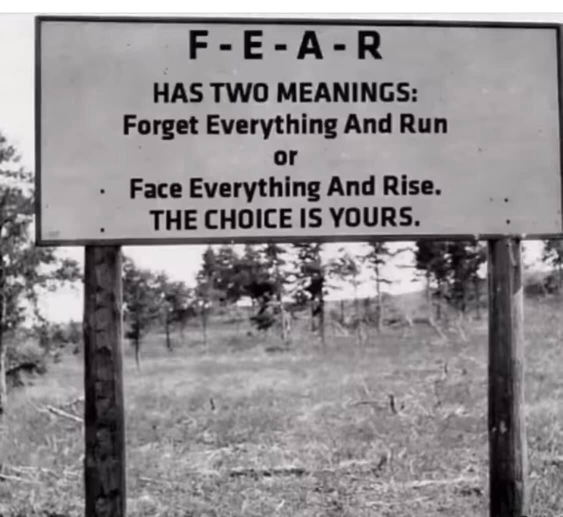
#> input picture Extraction with Flask/sample_data/275311169_1033505353869703_9074658082525820457_n.jpg, 1125 x 1033 px, found by its file name (shown at 1/2 size)
$ jupyter execute --allow-errors Text_Extraction_from_Image.ipynb
#> lines starting #> are read from the running program, lines starting #| are printed output that depends on the picture; after the words box and inside, x2 and y2 are one past the last pixel; in counts of white or black regions, pixels touching at a corner belong together; pictures that were not available may be replaced by others from this repository, and a replacement may not be noted
import requests to install tesseract

[cell 1]
import requests

#> (a cell that did not finish here is left out)

[cell 3]

from IPython.display import HTML, clear_output
clear_output()
print("Done!")

[cell 4]
from PIL import Image
import pytesseract
import cv2
import numpy as np
from pytesseract import Output
import re

[cell 5]
image = Image.open('/content/275311169_1033505353869703_9074658082525820457_n.jpg')
#> image is the input picture: PIL image 1125x1033 RGB; mean R, G, B 144.4, 140.6, 142.7
image = image.resize((300,300))
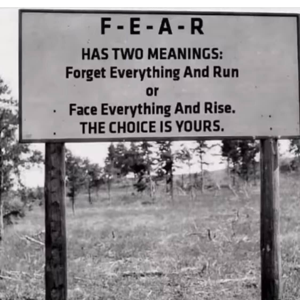
#> image: PIL image 300x300 RGB; mean R, G, B 144.4, 140.6, 142.7
image.save('/content/resized_image.jpg')
image

extracting text from image

[cell 6]
custom_config = r' -l eng --oem 3 --psm 6'
#> (the rest of this cell did not finish here and is left out)

#> (a cell that did not finish here is left out)

Now We will perform opencv operations to get text from complex images

[cell 8]
image = cv2.imread('resized_image.jpg')
#> image: shape (1033, 1125, 3)

[cell 9]
# get grayscale image
def get_grayscale(image):
  return cv2.cvtColor(image, cv2.COLOR_BGR2GRAY)
gray = get_grayscale(image)
Image.fromarray(gray)

[cell 10]
# noise removal
def remove_noise(image):
  return cv2.medianBlur(image, 5)
noise = remove_noise(gray)
Image.fromarray(gray)

[cell 11]
# thresholding
def thresholding(image):
  return cv2.threshold(image, 0, 255, cv2.THRESH_BINARY + cv2.THRESH_OTSU)[1]
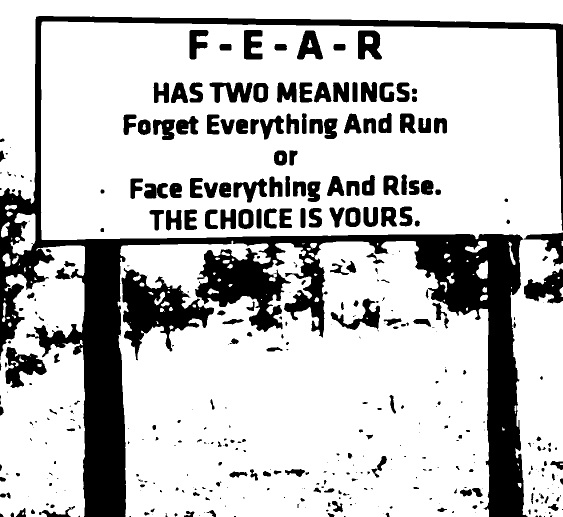
#> returned value: shape (1033, 1125) (shown at 1/2 size); 77.6% white; 419 black regions (173 under 20 px), largest, box (x1, y1, x2, y2) and area: (0, 32, 1125, 1033) 162786, (243, 536, 428, 721) 14170, (11, 694, 94, 776) 3408
thresh = thresholding(gray)
Image.fromarray(thresh)

[cell 12]
# erosion
def erode(image):
  kernel = np.ones((5,5), np.uint8)
  return cv2.erode(image, kernel, iterations=1)
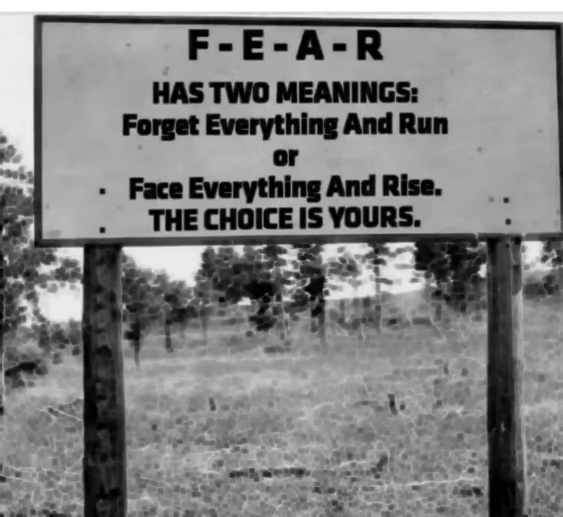
#> returned value: shape (1033, 1125) (shown at 1/2 size); min 0, max 255, mean 128.9
erode = erode(gray)
Image.fromarray(erode)

[cell 13]
# morphology
def morphology(image):
  kernel = np.ones((5,5), np.uint8)
  return cv2.morphologyEx(image, cv2.MORPH_CLOSE, kernel)
morph = morphology(gray)
Image.fromarray(morph)

[cell 14]
#canny edge detection
def canny(image):
  return cv2.Canny(image, 100, 200)
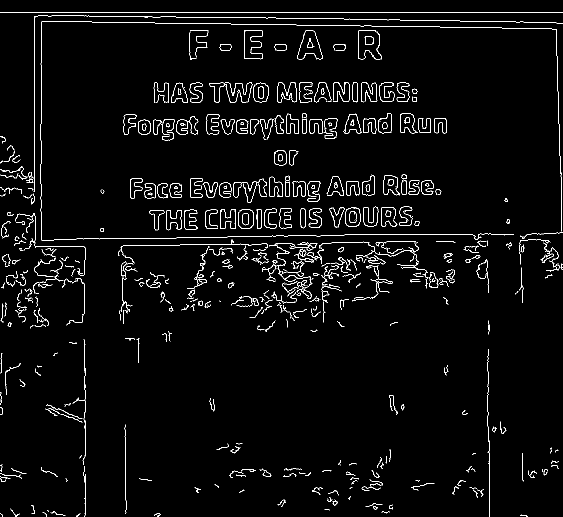
#> returned value: shape (1033, 1125) (shown at 1/2 size); 2.9% white in thin lines or dots
canny = canny(gray)
Image.fromarray(canny)

[cell 15]
#skew correction
def deskew(image):
  coords = np.column_stack(np.where(image > 0))
#> coords = 1162032 pairs, first value 0 to 1032, second value 0 to 1124
  angle = cv2.minAreaRect(coords)[-1]
#> angle = -90
  if angle < -45:
    angle = -(90 + angle)
#> angle = 0
  else:
    angle = -angle
  (h, w) = image.shape[:2]
#> h = 1033; w = 1125
  center = (w // 2, h // 2)
#> center = (562, 516)
  M = cv2.getRotationMatrix2D(center, angle, 1.0)
#> M = [[1, 0, 0], [0, 1, 0]]
  rotated = cv2.warpAffine(image, M, (w, h), flags=cv2.INTER_CUBIC, borderMode=cv2.BORDER_REPLICATE)
  return rotated
rotated = deskew(gray)
Image.fromarray(rotated)

[cell 16]
#template matching
def match_template(image, template):
  return cv2.matchTemplate(image, template, cv2.TM_CCOEFF_NORMED)
match = match_template(gray, gray)
#> match = [1]
match
#> Out = [1]

[cell 17]
# drawing rectangle around text
img = cv2.imread('resized_image.jpg')
h, w, c = img.shape
#> h = 1033; w = 1125; c = 3
#> (the rest of this cell did not finish here and is left out)
